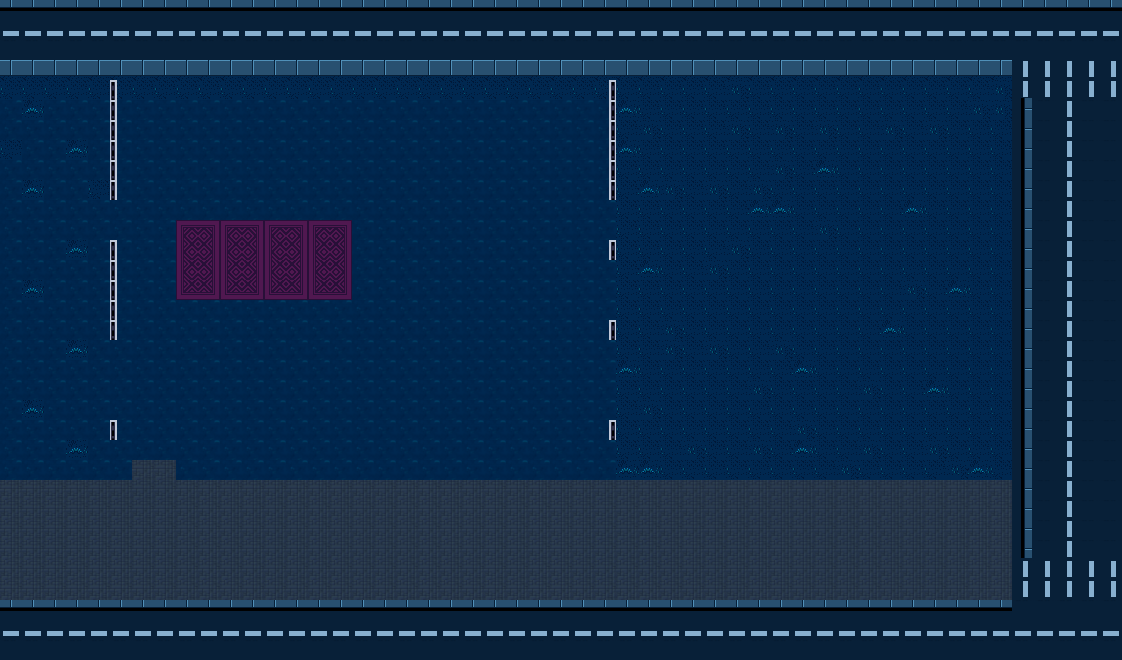

Rendered tile map (Tiled .tmx) drawn with the repository's tilesets; below, a short description and the map source with its tile grids summarised:
An orthogonal 51x33 tile map with 22x20 px tiles, 3 tile layers (nb_floor, nb_calles, mask_walls), 5 hidden layers not drawn.

<map version="1.10" tiledversion="1.11.0" orientation="orthogonal" renderorder="left-up" width="51" height="33" tilewidth="22" tileheight="20" infinite="0" nextlayerid="21" nextobjectid="1">
 <tileset firstgid="1" source="elements/elementos_escena.tsx" />
 <layer id="6" name="nb_floor" width="51" height="33">
  <data>[1683 cells, 1683 non-empty, 15 distinct tile ids]</data>
 </layer>
 <layer id="13" name="nb_calles" width="51" height="33">
  <data>[1683 cells, 66 non-empty, 2 distinct tile ids]</data>
 </layer>
 <layer id="20" name="nb_walls" width="51" height="33" visible="0">
  <data>[1683 cells, 69 non-empty, 3 distinct tile ids]</data>
 </layer>
 <layer id="7" name="block_walls" width="51" height="33" visible="0">
  <data>[1683 cells, 69 non-empty, 3 distinct tile ids]</data>
 </layer>
 <layer id="8" name="block_elements" width="51" height="33" visible="0">
  <data>[1683 cells, 84 non-empty, 7 distinct tile ids]</data>
 </layer>
 <layer id="12" name="nb_elements" width="51" height="33" visible="0">
  <data>[1683 cells, 71 non-empty, 16 distinct tile ids]</data>
 </layer>
 <layer id="18" name="mask_items" width="51" height="33" visible="0">
  <data>[1683 cells, 28 non-empty, 12 distinct tile ids]</data>
 </layer>
 <layer id="19" name="mask_walls" width="51" height="33">
  <data>[1683 cells, 21 non-empty, 2 distinct tile ids]</data>
 </layer>
</map>